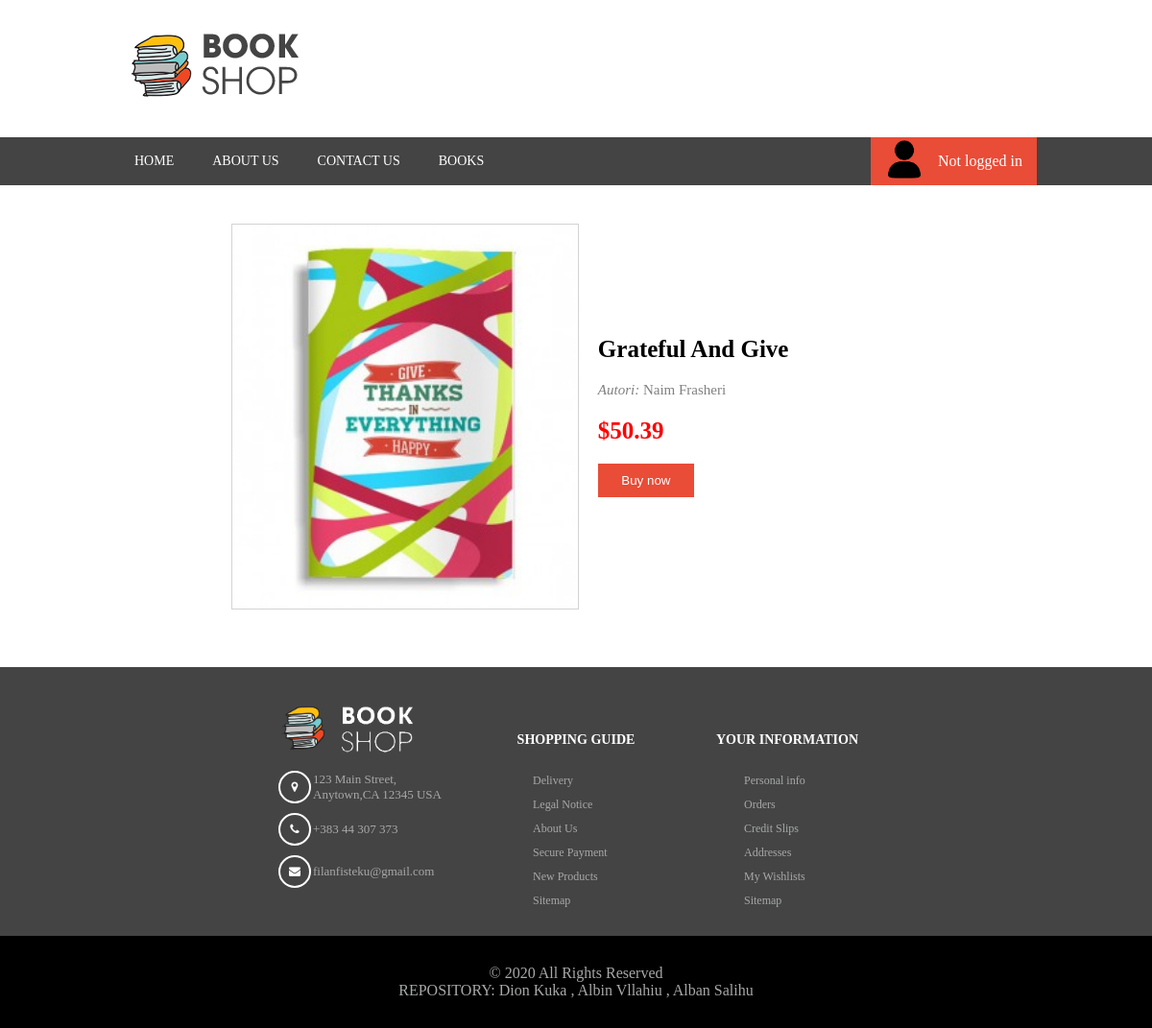
Page /View/book.php?book=13 on the committed database.
### tables this page shows
CREATE TABLE `libri` (
  `id` int(11) NOT NULL,
  `title` varchar(100) NOT NULL,
  `price` float NOT NULL,
  `photo` varchar(150) NOT NULL,
  `author` varchar(100) NOT NULL,
  `date` date NOT NULL,
  `User_ID` int(11) DEFAULT NULL
);

### View/book.php (the view, shortened to what this page needs)
<!DOCTYPE html>
<html lang="en">
<head>
    <link rel="stylesheet" href="https://cdnjs.cloudflare.com/ajax/libs/font-awesome/4.7.0/css/font-awesome.min.css">
    <link rel="stylesheet" href="css/product.css">
</head>
<body>
    <div class="upper" id="upp">
        <div id="up">
            <div class="logo">
                <img src="Images/bookshop2.png" alt="">
            </div>
        </div>
        <div class="header-size">
            <div class="header">
                <div class="header-list">
                    <ul>
                        <a href="home.php"><li>HOME</li></a>
                        <a href="about.php"><li>ABOUT US</li></a>
                        <a href="contact.php"><li>CONTACT US</li></a>
                        <a href="AllBooks.php"><li>BOOKS</li></a>
                    </ul>
                </div>
                <div class="header-phone-div">
                    <div class="header-phone-div-content">
                        <div>
                        <img src="Images/profile.png" style="width:40px; height:40px;" alt="">
                        </div>
                        <div class="number">
                            <?php
                                if(isset($_SESSION['login'])){
                                    echo $_SESSION['name']." ".$_SESSION['surname'];
                            ?>
                                <div>
                                    <div class="dropdown-content">
                                        <a href="changepassword.php">Account Managment</a>
                                        <a href="../Controller/logout.php">Log out</a>
                                    </div>
                                </div>
                            <?php
                                }else{
                                    echo "<a href=\"index.php\">Not logged in</a>";
                                }
                            ?>
                        </div>
                    </div>
                </div>
            </div>
        </div>
    </div>
    <div class="main">
        <?php
            global $connection;
            $id = $_GET['book'];
            $sql = "SELECT * FROM `libri` WHERE id=$id";
            $result = mysqli_query($connection,$sql) or die(mysqli_error($connection));
            $row = $result->fetch_array();
        ?>
        <div class="main-content">
            <div id="foto">
                <img src="Images/<?php echo $row['photo']; ?>" alt="Cannot find photo from Database">
            </div>
            <div id="titulli">
                <div id="titulli-name">
                    <?php echo $row['title']; ?>
                </div>
                <div id="titulli-pershkrimi">
                    <i>Autori:</i>
                    <?php echo $row['author']; ?>
                </div>
                <div id="price">
                    $<?php echo $row['price']; ?>
                </div>
                <button>
                    Buy now
                </button>
            </div>
        </div>
    </div>
    <footer>
        <div class="footer-content">
            <p><img src="Images/footerLogo.png" alt=""></p>
            <div class="location">
                <div><i class="fa fa-map-marker"></i></div>
                <div>
                    123 Main Street, Anytown,CA 12345 USA
                </div>
            </div>
            <div class="location">
                <div><i class="fa fa-phone"></i></div>
                <div>
                    +383 44 307 373
                </div>
            </div>
            <div class="location">
                <div><i class="fa fa-envelope"></i></div>
                <div>
                    filanfisteku@gmail.com
                </div>
            </div>
        </div>
        <div class="footer-content">
            <h3>SHOPPING GUIDE</h3>
            <div class="list">
                <p>Delivery</p>
                <p>Legal Notice</p>
                <p>About Us</p>
                <p>Secure Payment</p>
                <p>New Products</p>
                <p>Sitemap</p>
            </div>
        </div>
        <div class="footer-content">
            <h3>YOUR INFORMATION</h3>
            <div class="list">
                <p>Personal info</p>
                <p>Orders</p>
                <p>Credit Slips</p>
                <p>Addresses</p>
                <p>My Wishlists</p>
                <p>Sitemap</p>
            </div>
        </div>
    </footer>
    <div class="copyright">
        &copy; 2020 All Rights Reserved <br>
        <a href="https://github.com/dionk6/Projekti.git" target="_blank">REPOSITORY: Dion Kuka , Albin Vllahiu , Alban Salihu</a>
    </div>
</body>
</html>

### View/css/product.css (style rules this page uses)
* { margin: 0; padding: 0; }
#up { width: 80%; margin: 0 auto; display: flex; flex-direction: row; justify-content: space-between; }
.logo { padding: 34px 15px; width: 25%; }
.header-size { background-color: #444444; height: 50px; width: 100%; }
.header { width: 80%; margin: 0 auto; height: 100%; display: flex; flex-direction: row; justify-content: space-between; }
.header-list { color: white; width: 60%; display: flex; flex-direction: column; justify-content: center; }
.header-list ul { list-style-type: none; display: flex; flex-direction: row; }
.header-list ul li { font-size: 14px; padding: 0 20px; }
a { color: white; text-decoration: none; }
.header-phone-div { width: 18%; background-color: #e94c37; display: flex; flex-direction: column; justify-content: center; }
.header-phone-div-content { display: flex; flex-direction: row; justify-content: space-evenly; }
.number { display: flex; flex-direction: column; justify-content: center; color: white; }
.upper { width: 100%; position: fixed; top: 0; height: auto; background-color: white; z-index: 3; }
.main { width: 80%; margin: 0 auto; height: auto; margin-bottom: 50px; }
.main-content { display: flex; flex-direction: row; justify-content: center; }
#foto { width: auto; height: 400px; border: 1px solid lightgray; margin: 10px; }
#foto img { width: auto; height: 100%; }
#titulli { width: 35%; margin: 10px; display: flex; flex-direction: column; justify-content: center; }
#titulli-name { font-weight: bold; font-size: 25px; padding-bottom: 20px; }
#titulli-pershkrimi { color: gray; padding-bottom: 20px; font-size: 15px; }
#price { color: red; font-size: 25px; font-weight: bold; padding-bottom: 20px; }
#titulli button { width: 100px; padding: 10px 0; background-color: #e94c37; border: none; color: white; outline: none; cursor: pointer; }
footer { width: 100%; height: auto; background-color: #444444; display: flex; flex-direction: row; justify-content: center; }
.footer-content { margin: 40px 20px; width: 15%; height: 200px; text-align: center; font-size: 12px; }
.footer-content p { padding-bottom: 10px; }
.footer-content img { width: 100%; }
.location { display: flex; flex-direction: row; justify-content: space-between; padding: 5px 0; color: #a7a8a8; }
.location div:nth-of-type(1) { width: 30px; height: 30px; border: 2px solid white; display: flex; flex-direction: column; justify-content: center; border-radius: 70px; color: white; }
.location div:nth-of-type(2) { width: 80%; display: flex; flex-direction: column; justify-content: center; text-align: left; font-size: 13px; }
.footer-content h3 { padding: 27px 0; color: white; }
.list { margin: 0 auto; width: 50%; color: #a7a8a8; text-align: left; }
.copyright { text-align: center; background-color: black; padding: 30px; color: #a7a8a8; }
.copyright a { color: #a7a8a8; }

### rows in the picture
libri: photo (picture), title "Grateful And Give", author "Naim Frasheri", price "50.39"
